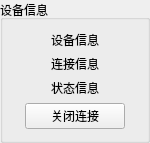
           <widget class="QGroupBox" name="groupBox_6">
            <property name="sizePolicy">
             <sizepolicy hsizetype="Minimum" vsizetype="Minimum">
              <horstretch>0</horstretch>
              <verstretch>0</verstretch>
             </sizepolicy>
            </property>
            <property name="maximumSize">
             <size>
              <width>150</width>
              <height>220</height>
             </size>
            </property>
            <property name="font">
             <font>
              <weight>50</weight>
              <bold>false</bold>
             </font>
            </property>
            <property name="autoFillBackground">
             <bool>true</bool>
            </property>
            <property name="styleSheet">
             <string notr="true"/>
            </property>
            <property name="title">
             <string>设备信息</string>
            </property>
            <layout class="QVBoxLayout" name="verticalLayout_2">
             <item>
              <layout class="QHBoxLayout" name="horizontalLayout_8">
               <item>
                <widget class="QLabel" name="label_deviceName">
                 <property name="sizePolicy">
                  <sizepolicy hsizetype="Minimum" vsizetype="Minimum">
                   <horstretch>0</horstretch>
                   <verstretch>0</verstretch>
                  </sizepolicy>
                 </property>
                 <property name="maximumSize">
                  <size>
                   <width>16777215</width>
                   <height>24</height>
                  </size>
                 </property>
                 <property name="text">
                  <string>&lt;html&gt;&lt;head/&gt;&lt;body&gt;&lt;p align=&quot;center&quot;&gt;设备信息&lt;/p&gt;&lt;/body&gt;&lt;/html&gt;</string>
                 </property>
                 <property name="textFormat">
                  <enum>Qt::RichText</enum>
                 </property>
                 <property name="alignment">
                  <set>Qt::AlignCenter</set>
                 </property>
                 <property name="margin">
                  <number>6</number>
                 </property>
                </widget>
               </item>
              </layout>
             </item>
             <item>
              <layout class="QHBoxLayout" name="horizontalLayout_11">
               <item>
                <widget class="QLabel" name="label_connectInfo">
                 <property name="sizePolicy">
                  <sizepolicy hsizetype="Minimum" vsizetype="Minimum">
                   <horstretch>0</horstretch>
                   <verstretch>0</verstretch>
                  </sizepolicy>
                 </property>
                 <property name="maximumSize">
                  <size>
                   <width>16777215</width>
                   <height>28</height>
                  </size>
                 </property>
                 <property name="text">
                  <string>&lt;html&gt;&lt;head/&gt;&lt;body&gt;&lt;p align=&quot;center&quot;&gt;连接信息&lt;/p&gt;&lt;/body&gt;&lt;/html&gt;</string>
                 </property>
                 <property name="alignment">
                  <set>Qt::AlignCenter</set>
                 </property>
                 <property name="margin">
                  <number>7</number>
                 </property>
                </widget>
               </item>
              </layout>
             </item>
             <item>
              <layout class="QHBoxLayout" name="horizontalLayout_7">
               <item>
                <widget class="QLabel" name="label_StatusInfo">
                 <property name="sizePolicy">
                  <sizepolicy hsizetype="Minimum" vsizetype="Minimum">
                   <horstretch>0</horstretch>
                   <verstretch>0</verstretch>
                  </sizepolicy>
                 </property>
                 <property name="maximumSize">
                  <size>
                   <width>16777215</width>
                   <height>24</height>
                  </size>
                 </property>
                 <property name="text">
                  <string>&lt;html&gt;&lt;head/&gt;&lt;body&gt;&lt;p align=&quot;center&quot;&gt;状态信息&lt;/p&gt;&lt;/body&gt;&lt;/html&gt;</string>
                 </property>
                 <property name="alignment">
                  <set>Qt::AlignCenter</set>
                 </property>
                 <property name="margin">
                  <number>6</number>
                 </property>
                </widget>
               </item>
              </layout>
             </item>
             <item>
              <layout class="QHBoxLayout" name="horizontalLayout_19">
               <property name="spacing">
                <number>0</number>
               </property>
               <property name="sizeConstraint">
                <enum>QLayout::SetDefaultConstraint</enum>
               </property>
               <item>
                <widget class="QPushButton" name="pushButton_CloseSerial">
                 <property name="sizePolicy">
                  <sizepolicy hsizetype="Minimum" vsizetype="Minimum">
                   <horstretch>0</horstretch>
                   <verstretch>0</verstretch>
                  </sizepolicy>
                 </property>
                 <property name="maximumSize">
                  <size>
                   <width>100</width>
                   <height>16777215</height>
                  </size>
                 </property>
                 <property name="text">
                  <string>关闭连接</string>
                 </property>
                 <property name="autoRepeatDelay">
                  <number>0</number>
                 </property>
                 <property name="autoRepeatInterval">
                  <number>0</number>
                 </property>
                </widget>
               </item>
              </layout>
             </item>
            </layout>
           </widget>
